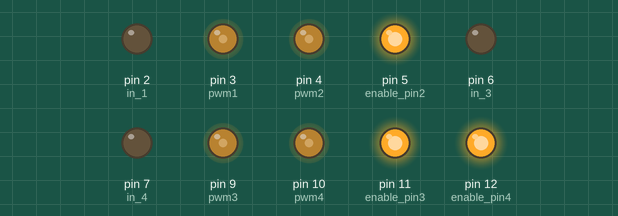
A sketch run on a simulated Arduino Mega 2560, built with avr-gcc and run on an emulated ATmega2560. Shown: output pins drawn as LEDs (lit = HIGH). Pins used as bus, display or sensor lines are not drawn. At 0.0 s the program stops and its outputs stay as they are.

Above: at 0.1 s.
Timing chart, 0 to 1.5 s (numbered marks = the images above):
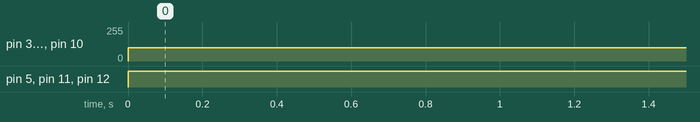

The sketch:

withinterruptcode.ino
```cpp
#define outputA1 23
#define outputB1 22
#define outputA2 21
#define outputB2 20
#define outputA3 19
#define outputB3 18
#define outputA4 15
#define outputB4 14


const int pwm1 = 3;
const int enable_pin1 = 0 ;
const int in_1 = 2;
const int pwm2 = 4;
const int enable_pin2 = 5 ;
const int in_2 = 1;
const int pwm3 = 9;
const int enable_pin3 = 11 ;
const int in_3 = 6;
const int pwm4 = 10;
const int enable_pin4 = 12 ;
const int in_4 = 7;

int counter1=0;
int counter2=0;
int counter3=0;
int counter4=0;

void count1(){
  counter1++;
  Serial.println("Ëncoder1: ");
  Serial.println(counter1);

}

void Twist(int angle, int rspeed){
  int max_count = angle*50;
  while(counter1 < max_count){
    analogWrite(pwm1, rspeed) ;
    digitalWrite(in_1, LOW) ;
    digitalWrite(enable_pin1, HIGH) ;
    analogWrite(pwm2, rspeed) ;
    digitalWrite(in_2, LOW) ;
    digitalWrite(enable_pin2, HIGH) ;
    analogWrite(pwm3, rspeed) ;
    digitalWrite(in_3, LOW) ;
    digitalWrite(enable_pin3, HIGH) ;
    analogWrite(pwm4, rspeed) ;
    digitalWrite(in_4, LOW) ;
    digitalWrite(enable_pin4, HIGH) ;
  }
  analogWrite(pwm1, LOW) ;
  digitalWrite(in_1, LOW) ;
  digitalWrite(enable_pin1, LOW) ;
  analogWrite(pwm2, LOW) ;
  digitalWrite(in_2, LOW) ;
  digitalWrite(enable_pin2, LOW) ;
  analogWrite(pwm3, LOW) ;
  digitalWrite(in_3, LOW) ;
  digitalWrite(enable_pin3, LOW) ;
  analogWrite(pwm4, LOW) ;
  digitalWrite(in_4, LOW) ;
  digitalWrite(enable_pin4, LOW) ;
  delay(2000);
  counter1 =0;
}

void setup() {
  // put your setup code here, to run once:
  pinMode(pwm1, OUTPUT) ;
  pinMode(enable_pin1, OUTPUT) ;//why do we say that its an input pin because it takes the input of an encoder  and from the microcontroller
  pinMode(in_1, OUTPUT) ;

  pinMode (outputA1, INPUT);
  pinMode (outputB1, INPUT);
  pinMode(pwm2, OUTPUT) ;
  pinMode(enable_pin2, OUTPUT) ;
  pinMode(in_2, OUTPUT) ;

  pinMode (outputA2, INPUT);
  pinMode (outputB2, INPUT);

  pinMode(pwm3, OUTPUT) ;
  pinMode(enable_pin3, OUTPUT) ;
  pinMode(in_3, OUTPUT) ;

  pinMode (outputA3, INPUT);
  pinMode (outputB3, INPUT);
  pinMode(pwm4, OUTPUT) ;
  pinMode(enable_pin4, OUTPUT) ;
  pinMode(in_4, OUTPUT) ;

  pinMode (outputA4, INPUT);
  pinMode (outputB4, INPUT);

  attachInterrupt(digitalPinToInterrupt(outputA1), count1, CHANGE);//whenever there is a change in the output A1 , count1 function will be called
  Serial.begin (9600);
}

void loop() {
  // put your main code here, to run repeatedly:
  Twist(45, 100);

}
```

Measured:
- by itself, pin 3 (pwm1), pin 4 (pwm2), pin 9 (pwm3), pin 10 (pwm4): 0/255 → 100/255 at 0.00 s
- by itself, pin 5 (enable_pin2), pin 11 (enable_pin3), pin 12 (enable_pin4): LOW → HIGH at 0.00 s
